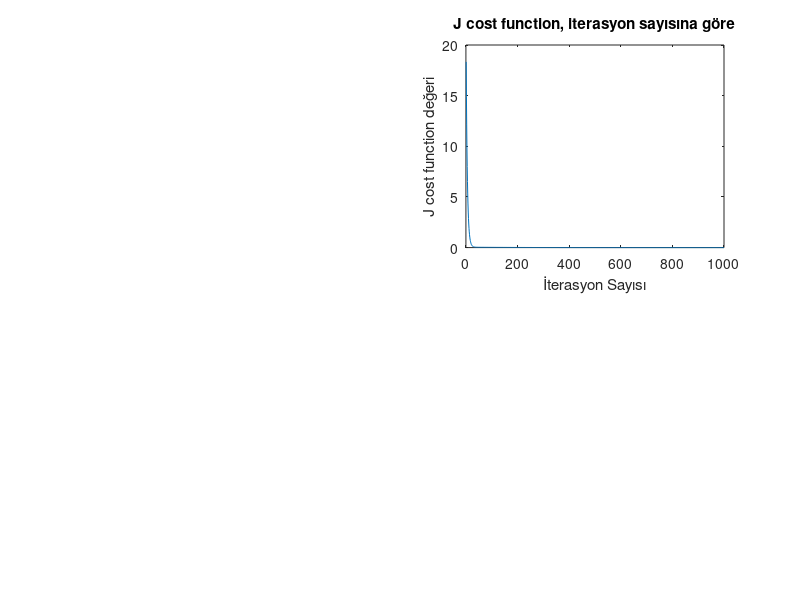

Recreate this plot in MATLAB.
x = [1 0; 1 1; 1 2; 1 3; 1 4 ;1 5]; % x veri giriş degerleri - x theta ile carpılacagı icin 1lerden olusan sabit bir x=1 matris olusturulur
y = [0;2;4;6;8;10]; %y cıkış değerleri

alfa =0.01;
Iter_num=1000;
MinDesAmount=0.000000;
m= length(x); % m giriş değerlerinin sayısı
theta = [0;0]; % thetanın başlangıc değerleri 

J= (1/(2*m))*sum((x*theta-y).^2); % cost function'ın hesaplanması 
error = (x*theta-y); % giriş değerlerinin theta ile çarpılıp olması gereken değerin bu değerden cıkarılmasıyla elde edilen ark hata oranıdır
new_theta(1,1)=theta(1)-(alfa/m)*sum(error); %  theta'nın 1.satır değerinin değişme formülü
new_theta(2,1)=theta(2)-(alfa/m)*(x(:,2)'*error); % theta'nın 2.satır değerinin değişme formülü
theta=new_theta; % thetaların aynı anda değişmesi gerektiği icin gecici değişkene atarız 

JandTheta = [J theta(1) theta(2)]; %değişkenleri matris olarak kaydedelim
printf  ('İlk iterasyon değerleri = J=%f theta0=%f theta1 =%f \n',  J, theta(1,1),theta(2,1))  %ilk iterasyon burada gerekleşmekte


for i=2:Iter_num  %ilk satır yukarıda yazıldı i=2 den başladık o yuzden
  
  %yeniden iterasyon yapmaya başlıyoruz
  J= (1/(2*m))*sum((x*theta-y).^2); % cost function'ın hesaplanması 
  error = (x*theta-y); % giriş değerlerinin theta ile çarpılıp olmas gereken değerin bu değerden cıkarılmasıyla elde edilen ark hata oranıdır
  new_theta(1,1)=theta(1)-(alfa/m)*sum(error); %  theta'nın 1.satır değerinin değişme formülü
  new_theta(2,1)=theta(2)-(alfa/m)*(x(:,2)'*error); % theta'nın 2.satır değerinin değişme formülü
  theta=new_theta; % thetaların aynı anda değişmesi gerektiği icin gecici değişkene atarız 

  %değişkenleri matriste gösteriyoruz
  JandTheta(i,1)=J; 
  JandTheta(i,2)=theta(1);
  JandTheta(i,3)=theta(2);
  
  
  %tüm iterasyonların yazdırılması için
  printf  ('Tüm iterasyon değerleri = J=%f theta0=%f theta1 =%f \n',  J, theta(1,1),theta(2,1));
  
  %Her iterasyon sonucunda azalma miktarının kaç oldugunu hesapla- Maliyet fonk.un en son değeri bir önceki değeri arasındaki fark
  
  descent_amount=JandTheta(i-1,1)-JandTheta(i,1); % jvetheta'da 1.sütunun i-1 ve i. degerleri arasında fark
  approach=false;
  
  if(descent_amount<MinDesAmount);
   disp ('En düşük azalma miktarına ulaşıldı , iterasyon sona erdiriliyor')
   printf ('İşlem %d kadar iterasyon işlemi ile  bitmiştir', i)
   printf ('Sonucta bulunan hipotez fonksiyonu ise  =  h(theta) = %f + %f x dir \n)' ,theta(1) , theta(2))
   approach = true;
   break
  endif
endfor

if (approach == false)
  disp('En son iterasyon gerçekleşti, iterasyon sona erdiriliyor')
  printf ('İşlem %d kadar iterasyon işlemi ile  bitmiştir ', i)
  printf ('Sonucta bulunan hipotez fonksiyonu ise  =  h(theta) = %f + %f x dir \n)' ,theta(1) , theta(2))
endif

%iterasyon sayısına baglı olarak ,Cost function grafiği cizdirelim 

subplot(2,2,2); plot (JandTheta(:,1)); 
title("J cost function, iterasyon sayısına göre")
xlabel("İterasyon Sayısı")
ylabel("J cost function değeri")











